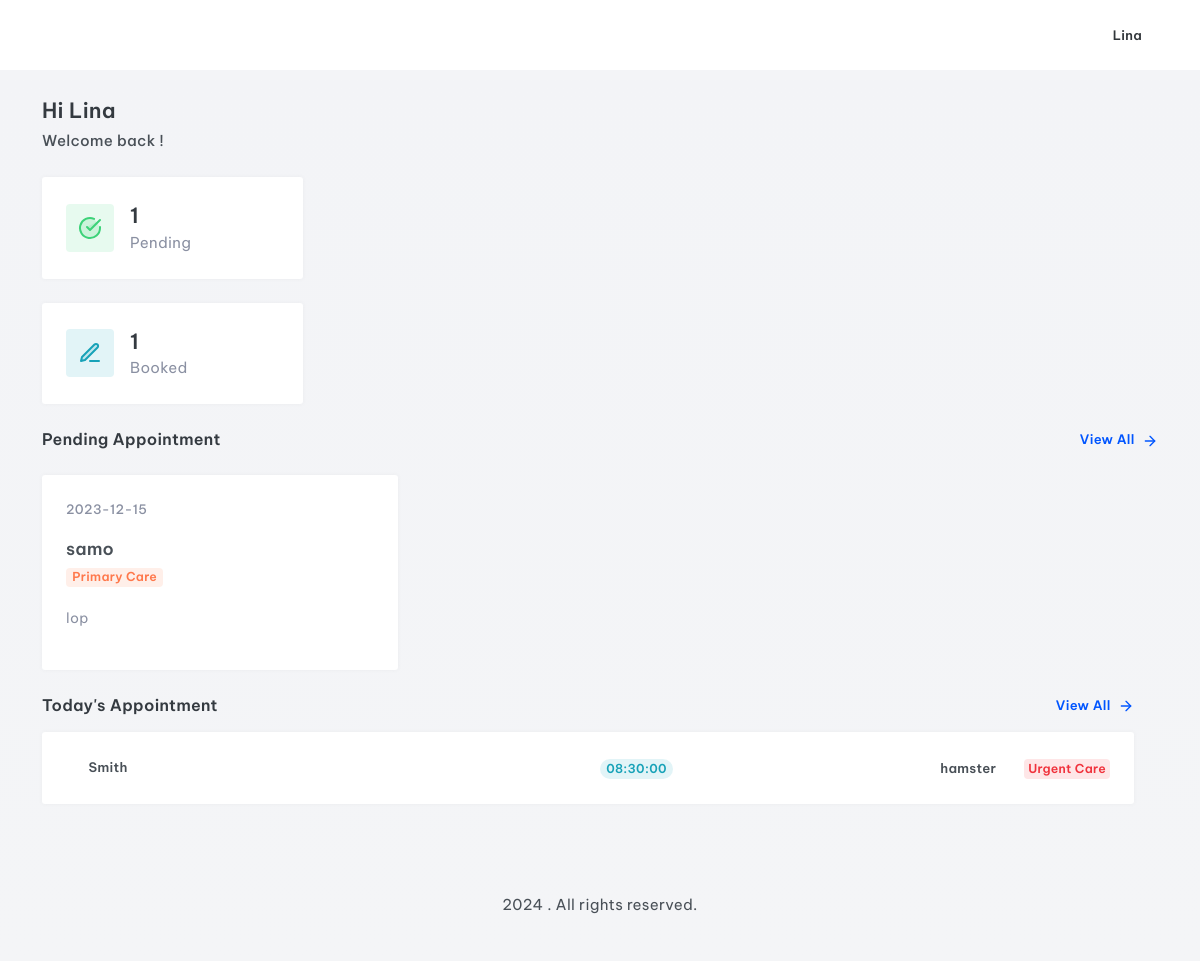
/admin/dashboard.php (signed in), run on the app's committed database.
### tables this page shows
CREATE TABLE `appointments` (
  `id` int(11) NOT NULL,
  `date` date DEFAULT NULL,
  `time` time DEFAULT NULL,
  `price` decimal(10,2) DEFAULT NULL,
  `status` varchar(255) DEFAULT NULL,
  `message` varchar(255) DEFAULT NULL,
  `service_id` int(11) DEFAULT NULL,
  `client_id` int(11) DEFAULT NULL,
  `pet_id` int(11) DEFAULT NULL,
  `image` text DEFAULT NULL,
  `verify_token` char(32) DEFAULT NULL
);

CREATE TABLE `clients` (
  `id` int(11) NOT NULL,
  `name` varchar(255) DEFAULT NULL,
  `phone` varchar(15) DEFAULT NULL,
  `email` varchar(255) DEFAULT NULL
);

CREATE TABLE `services` (
  `id` int(11) NOT NULL,
  `type_service` varchar(255) DEFAULT NULL,
  `actif` tinyint(1) DEFAULT NULL
);

CREATE TABLE `types` (
  `id` int(11) NOT NULL,
  `intitule` varchar(255) DEFAULT NULL,
  `actif` tinyint(1) DEFAULT NULL
);

### admin/CLASSE/appointment.class.php (the view, shortened to what this page needs)
<?php
Class Appointment{
private $cnx,$server,$user,$pwd,$db;
public function __construct($serveur,$utilisateur,$mdp,$base){
	$this->server=$serveur;
	$this->user=$utilisateur;
	$this->pwd=$mdp;
	$this->db=$base;
	try
	{
	$this->cnx = new PDO('mysql:host='.$this->server.'; dbname='.$this->db, $this->user, $this->pwd);
	}
	catch(Exception $e)
	{
	echo'Erreur:'.$e->getMessage().'<br/>';
	echo'N°:'.$e->getCode();
	}
}
public function RetreivewithId(){
    $sql="select * from appointments INNER JOIN services ON appointments.service_id = services.id INNER JOIN clients ON appointments.client_id = clients.id INNER JOIN pets ON appointments.pet_id = pets.id  where status='Pending'";
    $resultats=$this->cnx->query($sql);
    if($resultats) {
        $resultats->setFetchMode(PDO::FETCH_OBJ);
        $appointments=$resultats->fetchall();
        if($appointments) {
            foreach($appointments as $appointment) {
                echo "<div class='col-md-4'>
                    <div class='card'>
                        <div class='card-body'>
                            <div class='row align-items-center'>
                                <div class='col'>
                                    <p class='text-muted fs-13 fw-medium mb-0'>".$appointment->date."</p>
                                </div>
                                <div class='col-auto text-end'>
                                    <div class='dropdown'>
                                        <a
                                            role='button' id='dropdownMenuLink-4' data-bs-toggle='dropdown'
                                            aria-haspopup='true' aria-expanded='false'>
                                        </a>
                                    </div>
                                </div>
                            </div>
                            <div class='mt-3'>
                                <h4 class='mt-0 mb-1'><a href=''>".$appointment->name."</a></h4>
                                <label class='badge badge-soft-orange mb-1'>".$appointment->type_service."</label>
                                <p class='text-muted fs-14 mt-3'>".$appointment->message."</p>
                            </div>
                        </div>
                    </div>
                </div>";
            }
        } else {
            echo "No pending appointments found.";
        }
    }
}
public function Retreivebooked(){
    $sql="select * from appointments INNER JOIN services ON appointments.service_id = services.id INNER JOIN clients ON appointments.client_id = clients.id INNER JOIN pets ON appointments.pet_id = pets.id INNER JOIN types ON pets.typeid = types.id  where status='booked'  AND DATE(date) = CURDATE()  ORDER BY time DESC";
    $resultats=$this->cnx->query($sql);
    if($resultats) {
        $resultats->setFetchMode(PDO::FETCH_OBJ);
        $appointments=$resultats->fetchall();
        if($appointments) {
            foreach($appointments as $appointment) {
				echo "
					<div class=\"row mb-2\">
						<div class=\"col\">
							<div class=\"card mb-0\">
								<div class=\"card-body\">
									<div class=\"row align-items-center justify-content-sm-between\">
										<div class=\"col-lg-6\">
											<div class=\"form-check\">
												<label class=\"form-check-label\" for=\"task1\">
													".$appointment->name."
												</label>
											</div>
										</div>
										<div class=\"col-lg-3\">
											<span class=\"badge badge-soft-info rounded-pill\">".$appointment->time."</span>
										</div>
										<div class=\"col-lg-3\">
											<ul class=\"list-inline text-sm-end mb-0\" id=\"tooltip-container2\">
												<li class=\"list-inline-item pe-3\" id=\"tooltip-container2\">
												<label class=\"form-check-label\" for=\"task1\">".$appointment->intitule."
											</label>
													</li>
<li class=\"list-inline-item\">
    <span class=\"badge badge-soft-danger p-1\">".$appointment->type_service."</span>
</li>
</ul>
</div>
</div>
</div>
</div>
</div>
</div>
";
            }
        } else {
            echo "No booked appointments today.";
        }
    }
}
public function counting(){
    $sql = "SELECT COUNT(*) as count FROM appointments WHERE status = 'Pending' ";
    $resultat = $this->cnx->query($sql);
    $count = $resultat->fetch(PDO::FETCH_ASSOC)['count'];
    if ($count > 0) {
        echo '<h3 class="mt-0 mb-0">' . $count . '</h3>';
    } else {
        echo '<h3 class="mt-0 mb-0"> 0</h3>';
    }
}
public function counting_booked(){
    $sql = "SELECT COUNT(*) as count FROM appointments WHERE status = 'Booked' AND DATE(date) = CURDATE() ";
    $resultat = $this->cnx->query($sql);
    $count = $resultat->fetch(PDO::FETCH_ASSOC)['count'];
    if ($count > 0) {
        echo '<h3 class="mt-0 mb-0">' . $count . '</h3>';
    } else {
        echo '<h3 class="mt-0 mb-0"> 0</h3>';
    }
}
}
?>

### data on the page
appointments: date "2023-12-15", client.name "samo", service.type_service "Primary Care", message "lop"
appointments: client.name "Smith", time "08:30:00", types.intitule "hamster", service.type_service "Urgent Care"

### other printed values
$_SESSION['username'] "Lina"
$count "1"
